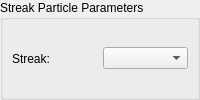
<?xml version="1.0" encoding="UTF-8"?>
<ui version="4.0">
 <class>ParticlePanelStreak</class>
 <widget class="QWidget" name="ParticlePanelStreak">
  <layout class="QVBoxLayout" name="rootLayout">
   <property name="leftMargin"><number>0</number></property>
   <property name="topMargin"><number>0</number></property>
   <property name="rightMargin"><number>0</number></property>
   <property name="bottomMargin"><number>0</number></property>
   <item>
    <widget class="QGroupBox" name="ParticleProperties">
     <property name="title">
      <string>Streak Particle Parameters</string>
     </property>
     <layout class="QHBoxLayout" name="boxLayout">
      <item>
       <widget class="QLabel" name="labelStreak"><property name="text"><string>Streak:</string></property></widget>
      </item>
      <item>
       <widget class="QComboBox" name="ParticleTypeParticle">
        <property name="editable"><bool>false</bool></property>
       </widget>
      </item>
     </layout>
    </widget>
   </item>
  </layout>
 </widget>
 <resources/>
 <connections/>
</ui>
